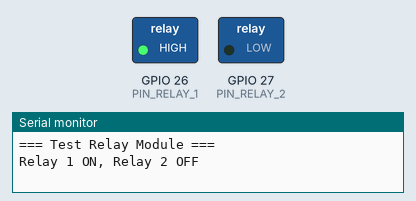
Simulated run of this sketch. Board: ESP32. On the bench: switched loads named in the sketch (green lamp = pin HIGH), the last lines printed to the serial monitor.

Above: at 1.0 s.
At 3.0 s:
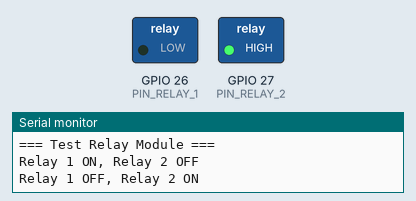
At 5.0 s:
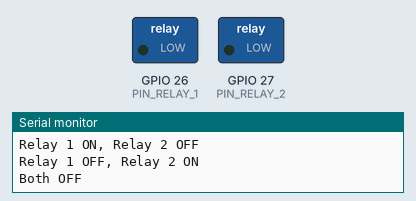
At 7.0 s:
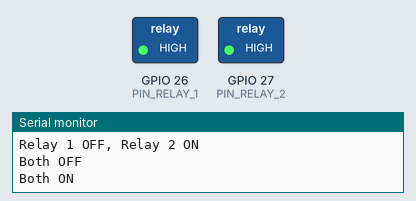
Timing chart, 0 to 10.4 s (numbered marks = the images above):
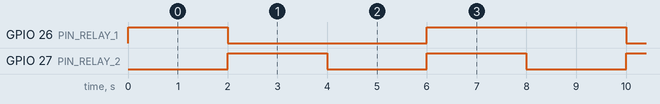

The sketch:

test_relay.ino
```cpp
/*
 * TEST RELAY MODULE
 *
 * Upload sketch ini untuk testing relay module
 * Relay akan menyala bergantian setiap 2 detik
 */

#define PIN_RELAY_1 26
#define PIN_RELAY_2 27

void setup() {
  Serial.begin(115200);
  Serial.println("\n=== Test Relay Module ===");

  pinMode(PIN_RELAY_1, OUTPUT);
  pinMode(PIN_RELAY_2, OUTPUT);

  digitalWrite(PIN_RELAY_1, LOW);
  digitalWrite(PIN_RELAY_2, LOW);
}

void loop() {
  Serial.println("Relay 1 ON, Relay 2 OFF");
  digitalWrite(PIN_RELAY_1, HIGH);
  digitalWrite(PIN_RELAY_2, LOW);
  delay(2000);

  Serial.println("Relay 1 OFF, Relay 2 ON");
  digitalWrite(PIN_RELAY_1, LOW);
  digitalWrite(PIN_RELAY_2, HIGH);
  delay(2000);

  Serial.println("Both OFF");
  digitalWrite(PIN_RELAY_1, LOW);
  digitalWrite(PIN_RELAY_2, LOW);
  delay(2000);

  Serial.println("Both ON");
  digitalWrite(PIN_RELAY_1, HIGH);
  digitalWrite(PIN_RELAY_2, HIGH);
  delay(2000);
}
```

Measured:
- by itself, GPIO 26 (PIN_RELAY_1): repeats every 8.0 s: LOW 4.0 s, HIGH 4.0 s
- by itself, GPIO 27 (PIN_RELAY_2): alternates HIGH for 2.0 s and LOW for 2.0 s
- by itself, everything shown: repeats every 8.0 s, in 4 steps
